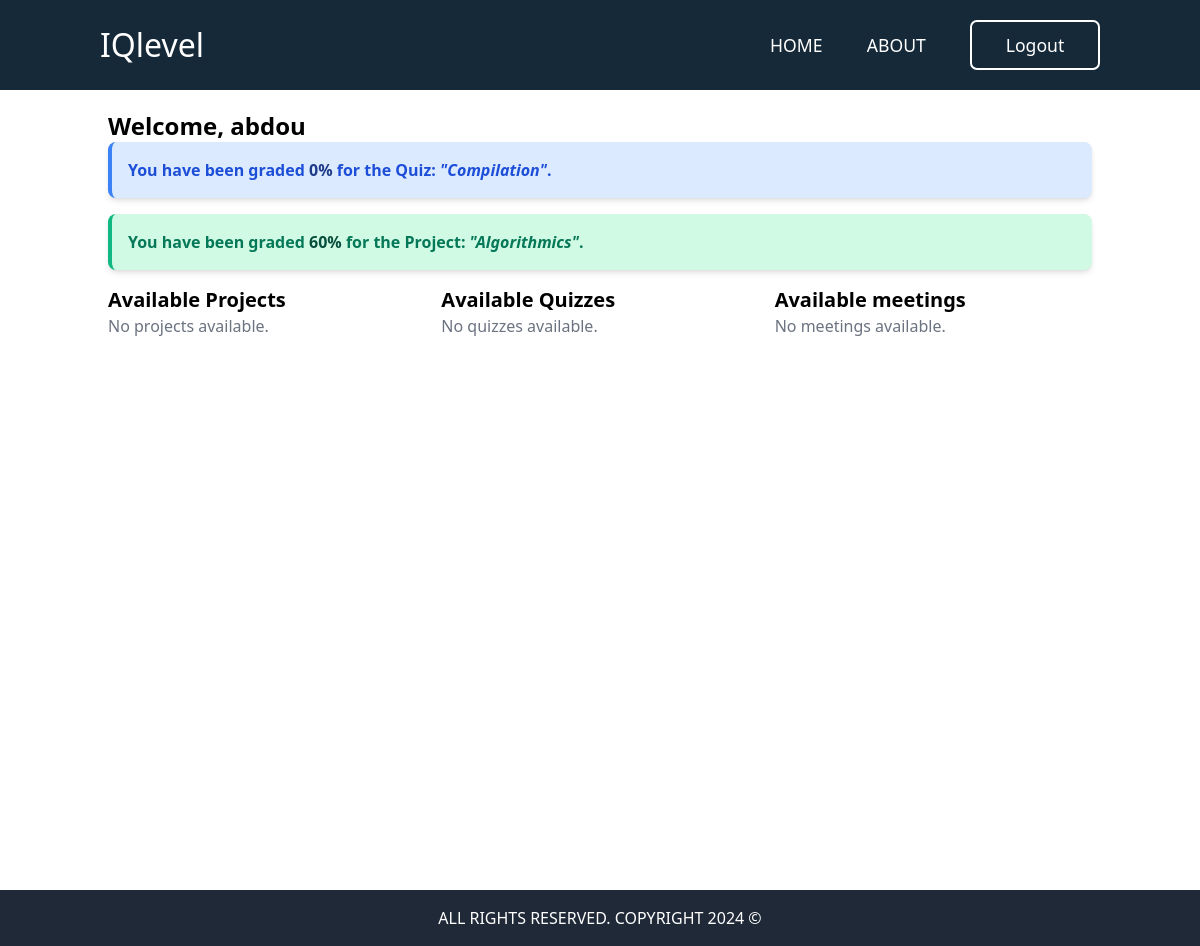
Page /student/ (signed in) on the earlier database version.
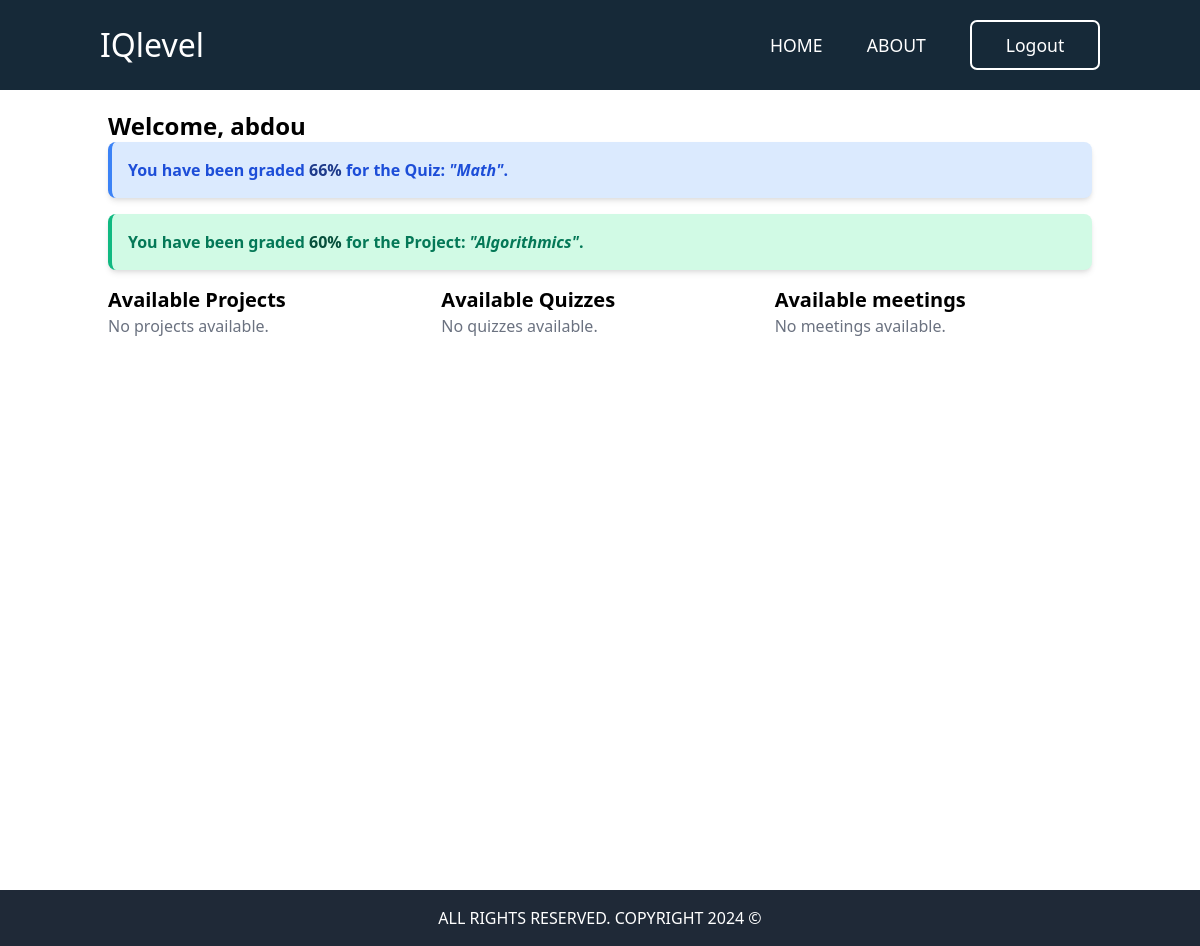
Same page on the later database version.
### results/models.py (models this page shows, shortened)
class Result(models.Model):
    quiz = models.ForeignKey(Quiz, on_delete=models.CASCADE)
    student = models.ForeignKey(Student, on_delete=models.CASCADE)  # ✅ Use AUTH_USER_MODEL
    score = models.IntegerField()
    submitted_at = models.DateTimeField(auto_now_add=True)

### quizes/models.py (models this page shows, shortened)
class Quiz(models.Model):
    name = models.CharField(max_length=120)
    topic = models.CharField(max_length=120)
    number_of_questions = models.IntegerField()
    time = models.IntegerField(help_text="duration of quiz in Minutes")
    difficulty = models.CharField(max_length=6, choices=DIFF_CHOICES)
    required_score = models.IntegerField(help_text="required score to pass the quiz")
    created_by = models.ForeignKey(Professor, on_delete=models.CASCADE)
    start_time = models.DateTimeField()  # Students can access from this time
    end_time = models.DateTimeField()  # Access closes after this time
    groups = models.ManyToManyField(Group)  # Assign quiz to multiple groups
    created_at = models.DateTimeField(auto_now_add=True)
    class Meta:
        verbose_name_plural = "Quizes"

### projetSubmission/models.py (models this page shows, shortened)
class ProjectSubmission(models.Model):
    task = models.ForeignKey(ProjectSubmissionTask, on_delete=models.CASCADE)
    student = models.ForeignKey(Student, on_delete=models.CASCADE)
    file = models.FileField(upload_to="projects/") #don't forget to add a dateTime system to folder naming
    grade = models.IntegerField(null=True, blank=True, default=0)  # Allow professor to manually enter grades

### projetTask/models.py (models this page shows, shortened)
class ProjectSubmissionTask(models.Model):
    title = models.CharField(max_length=200)
    description = models.TextField()
    created_by = models.ForeignKey(Professor, on_delete=models.CASCADE)
    groups = models.ManyToManyField(Group)
    start_time = models.DateTimeField()
    end_time = models.DateTimeField()

### documents/views.py (the view)
# urls.py: path('student/', views.student_dashboard, name='student'),
@login_required
def student_dashboard(request):
    if request.user.is_professor:
        messages.error(request, "You are not authorized!.")
        return redirect('index')
    student = Student.objects.get(user=request.user)
    current_time = now()
    available_projects = ProjectSubmissionTask.objects.filter(
        groups=student.group,
        start_time__lte=current_time,
        end_time__gte=current_time
    ).distinct()
    available_quizzes = Quiz.objects.filter(
        groups=student.group,
        start_time__lte=current_time,
        end_time__gte=current_time
    ).distinct()
    available_meetings = meeting.objects.filter(
        groups=student.group,
        start_time__lte=current_time,
        end_time__gte=current_time
    ).distinct()
    completed_quizzes = Result.objects.filter(student=student).values_list('quiz_id', flat=True)
    available_quizzes = available_quizzes.exclude(id__in=completed_quizzes)
    available_projects = available_projects.exclude(end_time__lt=current_time)
    available_quizzes = available_quizzes.exclude(end_time__lt=current_time)
    available_meetings = available_meetings.exclude(end_time__lt=current_time)
    quiz_results = Result.objects.filter(student=student)
    graded_projects = ProjectSubmission.objects.filter(student=student).exclude(grade=None)
    context = {
        'student': student,
        'available_projects': available_projects,
        'available_quizzes': available_quizzes,
        'available_meetings': available_meetings,
        'quiz_results': quiz_results,
        'graded_projects': graded_projects,
    }
    return render(request, 'pages/student_dashboard.html', context)

### documents/models.py (called while the page is built)
    @property
    def is_professor(self):
        return self.role == 'professor'

### theme/templates/pages/student_dashboard.html (shortened to what this page needs)
{% extends 'base.html' %}
{% load static %}
{% block content %}
<div class="container mx-auto p-5 min-h-screen  ">
    <h1 class="text-2xl font-bold">Welcome, {{ student.user.username }}</h1>
<div class="space-y-4">
    {% for result in quiz_results %}
        <div class="bg-blue-100 border-l-4 border-blue-500 text-blue-700 p-4 rounded-lg shadow-md">
            <p class="font-semibold">You have been graded <span class="text-blue-900 font-bold">{{ result.score }}%</span> for the Quiz:
            <span class="italic">"{{ result.quiz.name }}"</span>.</p>
        </div>
    {% endfor %}
    {% for project in graded_projects %}
        <div class="bg-green-100 border-l-4 border-green-500 text-green-700 p-4 rounded-lg shadow-md">
            <p class="font-semibold">You have been graded <span class="text-green-900 font-bold">{{ project.grade }}%</span> for the Project:
            <span class="italic">"{{ project.task.title }}"</span>.</p>
        </div>
    {% endfor %}
</div>
    <div class="grid grid-cols-1 md:grid-cols-3 gap-4 mt-4">
        <div>
            <h2 class="text-xl font-semibold">Available Projects</h2>
            {% if available_projects %}
                <div class="space-y-3">
                    {% for project in available_projects %}
                        <div class="p-4 border rounded shadow bg-white">
                            <h3 class="text-lg font-bold">{{ project.title }}</h3>
                            <p class="text-gray-600">{{ project.description }}</p>
                            <p><strong>Deadline:</strong> {{ project.end_time }}</p>
                            <a href="{% url 'project_submission' project.id %}" class="text-blue-500">Submit Now</a>
                        </div>
                    {% endfor %}
                </div>
            {% else %}
                <p class="text-gray-500">No projects available.</p>
            {% endif %}
        </div>
        <div>
            <h2 class="text-xl font-semibold">Available Quizzes</h2>
            {% if available_quizzes %}
                <div class="space-y-3">
                    {% for quiz in available_quizzes %}
                        <div class="p-4 border rounded shadow bg-white">
                            <h3 class="text-lg font-bold">{{ quiz.name }}</h3>
                            <p><strong>Topic:</strong> {{ quiz.topic }}</p>
                            <p><strong>Difficulty:</strong> {{ quiz.difficulty|title }}</p>
                            <p><strong>Duration:</strong> {{ quiz.time }} minutes</p>
                            <a href="{% url 'quizes:quiz-view' quiz.id %}" class="text-green-500">Take Quiz</a>
                        </div>
                    {% endfor %}
                </div>
            {% else %}
                <p class="text-gray-500">No quizzes available.</p>
            {% endif %}
        </div>
        <div>
            <h2 class="text-xl font-semibold">Available meetings</h2>
            {% if available_meetings %}
                <div class="space-y-3">
                    {% for meet in available_meetings %}
                        <div class="p-4 border rounded shadow bg-white">
                            <h3 class="text-lg font-bold">{{ meet.title }}</h3>
                            <p class="text-gray-600">{{ meet.description }}</p>
                            <p class="text-gray-600 font-bold">{{ meet.link }}</p>
                            <p><strong>Deadline:</strong> {{ meet.end_time }}</p>
                        </div>
                    {% endfor %}
                </div>
            {% else %}
                <p class="text-gray-500">No meetings available.</p>
            {% endif %}
        </div>
    </div>
</div>
{% endblock %}

Differences in the rows shown:
removed Result: score "0", quiz.name "Compilation"
added Result: score "66", quiz.name "Math"
